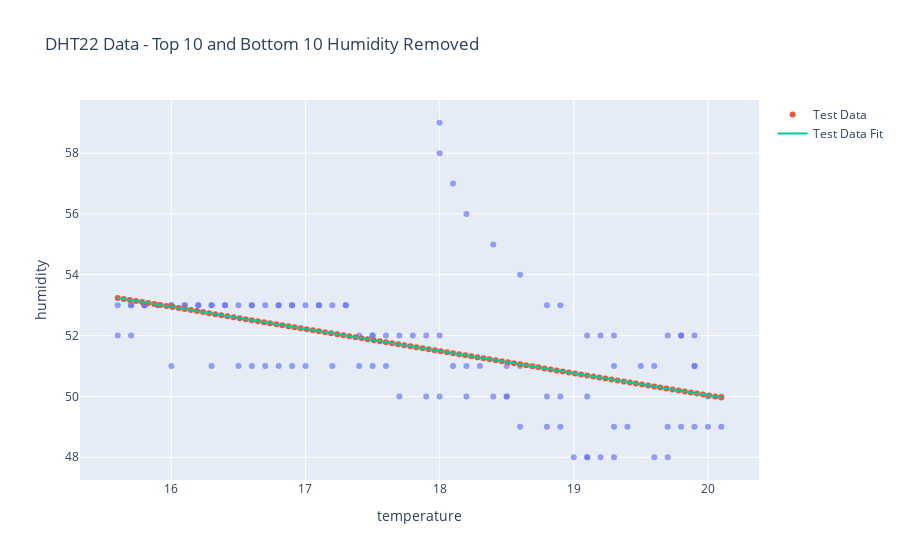

Notebook code for this chart:
### Code cell
# step 3 - create Linear Regression
df = lessData
X30 = df.temperature.values.reshape(-1, 1)

# create Linear Regression
modelRemoved30 = LinearRegression()
# train model with humidity data
modelRemoved30.fit(X30, df.humidity)

# Step 4 - find the min and max temperature
minTemp: float = X30.min()
maxTemp: float = X30.max()
testTemp = np.linspace(minTemp, maxTemp, 100)
predictHumidity = modelRemoved30.predict(testTemp.reshape(-1, 1))

# step 5 - plot
testData = {'temperature': testTemp, 'humidity': predictHumidity}
testDF = pd.DataFrame(data=testData)

fig = px.scatter(df, x='temperature', y='humidity', opacity=0.65, title='DHT22 Data - Top 10 and Bottom 10 Humidity Removed')
fig.add_traces(go.Scatter(x=testDF['temperature'], y=testDF['humidity'], mode='markers', name='Test Data'))
fig.add_traces(go.Scatter(x=testTemp, y=predictHumidity, name='Test Data Fit'))
fig.show()
